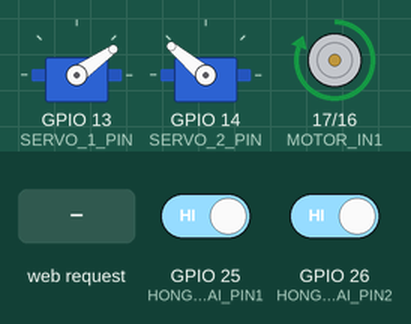
Bench run of a sketch on a simulated ESP32. Shown: 2 × servo, motor-driver pin pairs drawn as motors (green arrow = first pin HIGH = forward, orange = second pin HIGH = backward, longer = more drive, scaled by the enable pin). The test bench sets the inputs (shaded band); at power-on: GPIO 25 (HONG_NGOAI_PIN1) HIGH, GPIO 26 (HONG_NGOAI_PIN2) HIGH. WiFi joins after 1.5 s; servers stay silent unless stated; what the sketch prints to the serial monitor is not drawn.

Above: at 2.7 s.
2.8 s: HTTP request GET /color received
4.5 s: HTTP request GET /color?name=ORANGE received
6.0 s: GPIO 25 (HONG_NGOAI_PIN1) driven LOW
At 8.3 s:
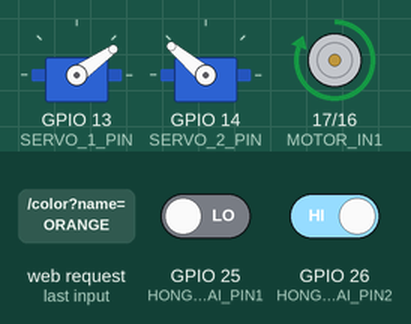
9.0 s: GPIO 25 (HONG_NGOAI_PIN1) driven HIGH
10.6 s: HTTP request GET /color?name=BLUE received
12.1 s: GPIO 26 (HONG_NGOAI_PIN2) driven LOW
At 13.6 s:
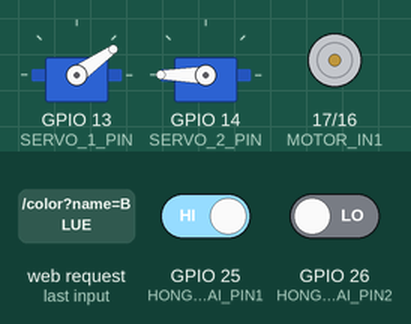
Timing chart, 0 to 16.1 s (numbered marks = the images above; inputs shaded):
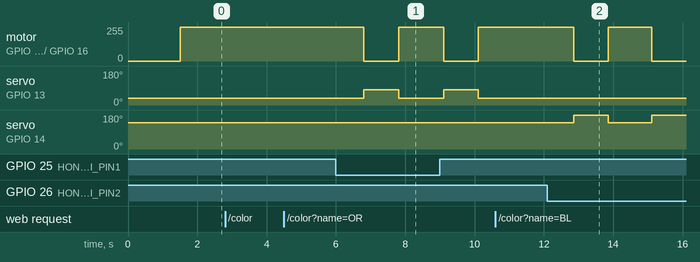

Measured:
- after the input at 2.8 s, every drawn part: stays the same
- after the input at 4.5 s, every drawn part: stays the same
- after the input at 6.0 s, motor on GPIO 17 (MOTOR_IN1) / GPIO 16 (MOTOR_IN2): forward 255/255 → stopped after 0.81 s, → forward 255/255 1.0 s later; servo on GPIO 13 (SERVO_1_PIN): 35° → 80° after 0.81 s, → 35° 1.0 s later
- after the input at 10.6 s, every drawn part: stays the same
- after the input at 12.1 s, motor on GPIO 17 (MOTOR_IN1) / GPIO 16 (MOTOR_IN2): forward 255/255 → stopped after 0.76 s, → forward 255/255 1.0 s later, → stopped 1.3 s later; servo on GPIO 14 (SERVO_2_PIN): 140° → 180° after 0.76 s, → 140° 1.0 s later, → 180° 1.3 s later

The sketch:

phanloaisanpham.ino
```cpp
#include <WiFi.h>
#include <WebServer.h>
#include <ESP32Servo.h>

#define SERVO_1_PIN 13
#define SERVO_2_PIN 14

#define MOTOR_IN1 17
#define MOTOR_IN2 16
#define MOTOR_EN 5

#define HONG_NGOAI_PIN1 25
#define HONG_NGOAI_PIN2 26
// #define LED_PIN 12


Servo gServo1;
Servo gServo2;

const char* ssid = "AndroidAP495A";
const char* password = "05012004";

WebServer server(80);

String lastColor = "";  // Lưu lại màu vừa nhận

// Hàm điều khiển băng chuyền chạy
void bangchuyenchay(int speed) {
  digitalWrite(MOTOR_IN1, HIGH);
  digitalWrite(MOTOR_IN2, LOW);
  analogWrite(MOTOR_EN, speed);
}

// Hàm dừng băng chuyền
void bangchuyendung() {
  digitalWrite(MOTOR_IN1, LOW);
  digitalWrite(MOTOR_IN2, LOW);
  analogWrite(MOTOR_EN, 220);
}

void setup() {
  Serial.begin(115200);

  // Kết nối WiFi
  WiFi.begin(ssid, password);
  Serial.print("Đang kết nối WiFi");
  while (WiFi.status() != WL_CONNECTED) {
    delay(500);
    Serial.print(".");
  }
  Serial.println();
  Serial.print("ESP32 đã kết nối, IP: ");
  Serial.println(WiFi.localIP());

  // Cấu hình động cơ
  pinMode(MOTOR_IN1, OUTPUT);
  pinMode(MOTOR_IN2, OUTPUT);
  pinMode(MOTOR_EN, OUTPUT);
  bangchuyenchay(360);

  // Cấu hình cảm biến
  pinMode(HONG_NGOAI_PIN1, INPUT);
   pinMode(HONG_NGOAI_PIN2, INPUT);
//   pinMode(LED_PIN, OUTPUT);
// digitalWrite(LED_PIN, HIGH);
  // Cấu hình servo
  gServo1.setPeriodHertz(50);
  gServo1.attach(SERVO_1_PIN);
  gServo1.write(35);  // Vị trí mặc định

  gServo2.setPeriodHertz(50);
  gServo2.attach(SERVO_2_PIN);
  gServo2.write(140);  // Vị trí mặc định

  // Xử lý HTTP từ Python gửi đến
  server.on("/color", HTTP_GET, []() {
    String color = server.arg("name");
    color.trim();
    lastColor = color;  // Cập nhật màu cuối cùng

    Serial.println("Nhận màu từ Python: " + color);
    server.send(200, "text/plain", "Đã nhận màu: " + color);
  });

  server.begin();
  Serial.println("Web server đã khởi động");
}

void loop() {
  server.handleClient();

  int irValue1 = digitalRead(HONG_NGOAI_PIN1);
int irValue2 = digitalRead(HONG_NGOAI_PIN2);
    if (lastColor == "ORANGE") {
      if (irValue1 == LOW) {
      delay(800);
      bangchuyendung();
      gServo1.write(80);
      delay(1000);
      gServo1.write(35);
      bangchuyenchay(360);
      } // Khởi động lại băng chuyền sau xử lý
    } else if (lastColor == "BLUE") {
      if (irValue2 == LOW) {
      delay(750);
      bangchuyendung();
      gServo2.write(230);
      delay(1000);
      gServo2.write(140);
      bangchuyenchay(360);  // Khởi động lại
    }  // Tránh xử lý liên tục
  }
  delay(500);
}
```
